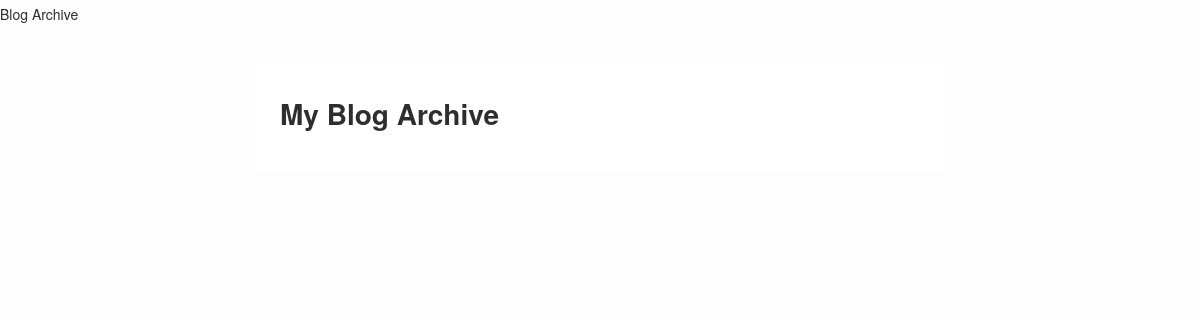
Before: / with the older database file.
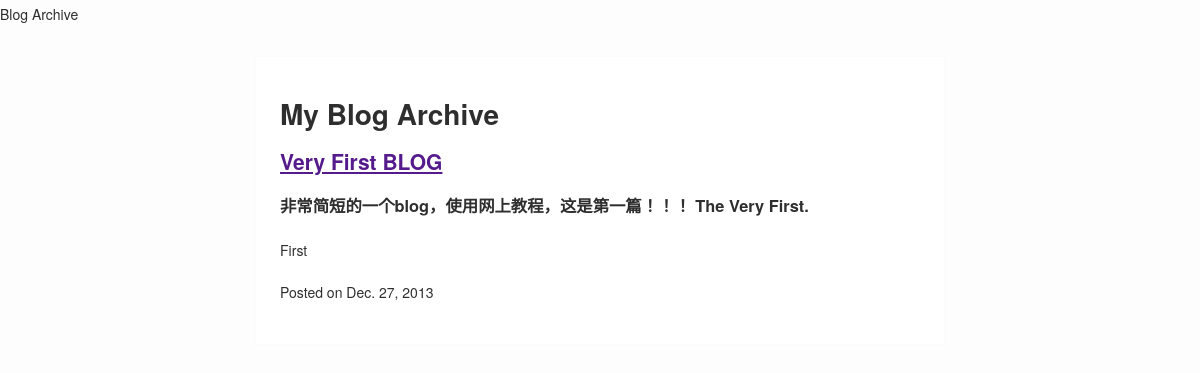
After: the same page with the newer database file.
### blog/models.py (models this page shows)
class Post(models.Model):
    title = models.CharField(max_length=255)
    slug = models.SlugField(unique=True, max_length=255)
    description = models.CharField(max_length=255)
    content = models.TextField()
    published = models.BooleanField(default=True)
    created = models.DateTimeField(auto_now_add=True)

### blog/views.py (the view)
# urls.py: url(r'^$', 'blog.views.index'),
def index(request):
    posts = Post.objects.filter(published = True)
    return render(request, 'blog/index.html', {'posts':posts})

### templates/blog/index.html (shortened to what this page needs)
{% extends 'base.html' %}
{% block content %}
        <h1>My Blog Archive</h1>
        {% for post in posts %}
        <div class="post">
            <h2>
                <a href="{{post.get__absolute__url}}">
                    {{post.title}}
                </a>
            <h3>
                <p>{{post.content}}</p>
            </h3>
            </h2>
            <p>{{post.description}}</p>
            <p>
                Posted on
                <time datetime="{{post.created|date:"c"}}">
                {{post.created|date}}
                </time>
            </p>
        </div>
   {% endfor %}
{% endblock %}

### templates/base.html (shortened to what this page needs)
<!DOCTYPE html>
<html>
    <head>
        <link rel="stylesheet" type="text/css" href="{{STATIC_URL}}style.css">
    </head>
<body>
    <div class="content">
        {% block content %}
        {% endblock %}
    </div>
</body>
</html>

### netmag/static/style.css (style rules this page uses)
body { background-color:#fdfdfd; color:#2e2e2e; margin:0; padding:0; font-size:14px; line-height:28px; font-family:'Helvetica Neue',Helvetica,Arial,sans-serif; }
div.content { border:1px solid #fbfbfb; background-color:#fff; max-width:640px; width:96%; padding:2%; margin:28px auto; }

Changed rows visible on the page:
added Post: title "Very First BLOG", content "非常简短的一个blog，使用网上教程，这是第一篇！！！ The Very First.", description "First", created "Dec. 27, 2013"
